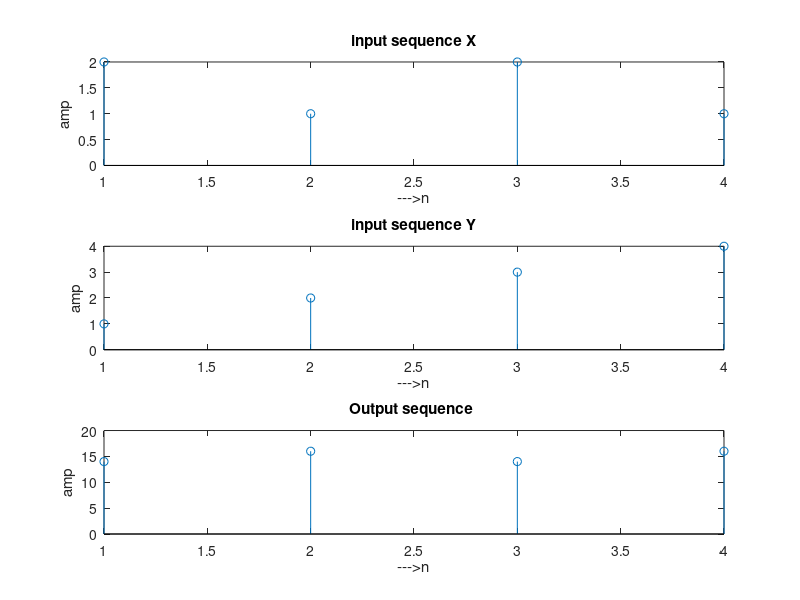

MATLAB code for this plot:
x=[2 1 2 1];
h=[1 2 3 4];
n1=length(x);
n2=length(h);
N=max(n1,n2);
    for n=0:N-1
        y(n+1)=0;
        for k=0:N-1
            i=mod((n-k),N);
            if i<0
            i=i+N;
            end
            y(n+1)=y(n+1)+h(k+1)*x(i+1);
        end
    end
subplot(3,1,1);
stem(x);
xlabel('--->n');ylabel('amp');title('input sequence X');

subplot(3,1,2);
stem(h);
xlabel('--->n');ylabel('amp');title('input sequence Y');

subplot(3,1,3);
stem(y);
xlabel('--->n');ylabel('amp');title('Output sequence ');
